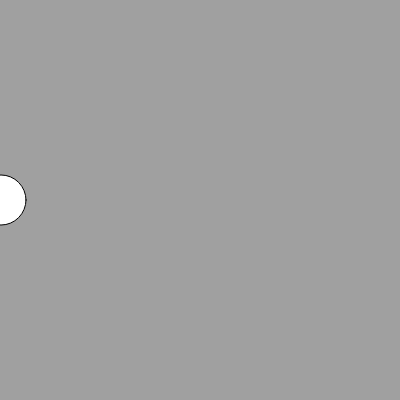
Frame 1 (no input)
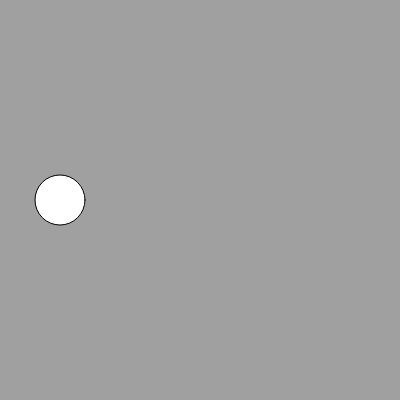
Frame 60 (no input)
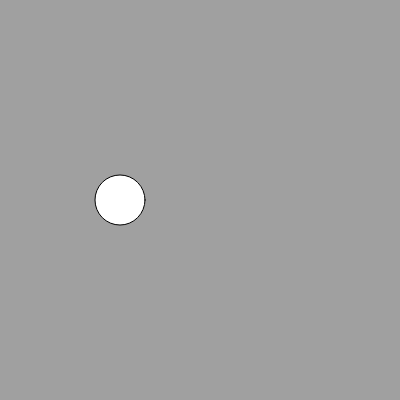
Frame 120 (the mouse pressed at the canvas centre since frame 60)

The p5.js sketch that drew these frames (run headless with seeded random() and noise() and a simulated clock; from frame 60 on, the mouse is pressed at the canvas centre):

// p5.js sketch
// ── sketch.js
//https://github.com/stavrosdidakis/DAT-GAD-405_2017
//https://p5js.org

//DAT405 / GAD405
//04_Linear Motion

//Setup of variables
let x;
let y;
let ellipseSize = 50;

function setup(){
  createCanvas(400, 400);
  x = 0;
  y = height/2;
}

function draw(){
  background(160);
  //Add +1 pixel to the position of x (for every frame)
  x = x + 1;
  console.log(x);
  //If the position of the ellipse reaches the limit of the canvas,
  //then reset its position to 0 - ellipse appears from the left again
  if (x > 425){ //425 comes from 400 (width) + 25 (half size of ellipse)
    x = -25; //instead reset to 0, we reset to 0-25 (half size of ellipse)
  }
  //We only change the position of x (y is static to middle)
  ellipse(x, y, ellipseSize, ellipseSize);
}
